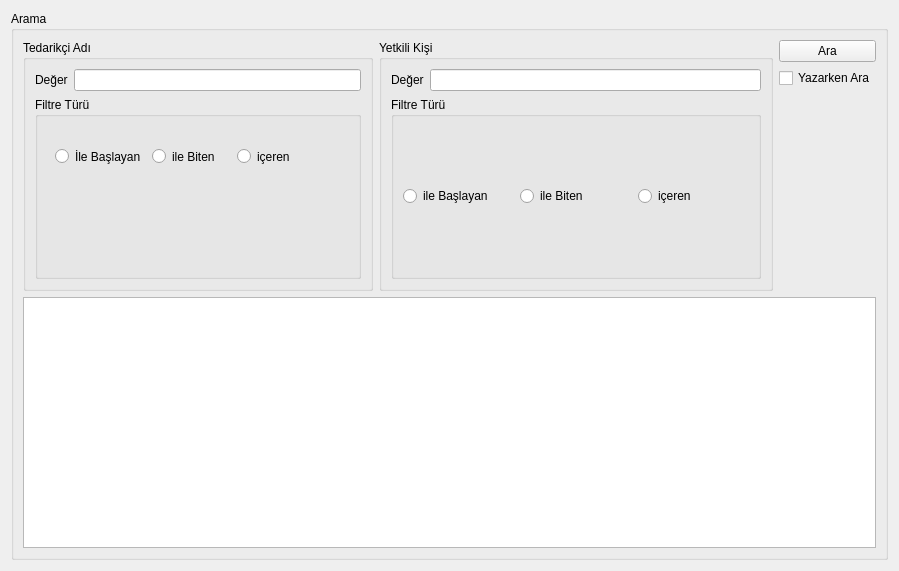
<?xml version="1.0" encoding="UTF-8"?>
<ui version="4.0">
 <class>TMTedarikciListeWidget</class>
 <widget class="QWidget" name="TMTedarikciListeWidget">
  <property name="geometry">
   <rect>
    <x>0</x>
    <y>0</y>
    <width>899</width>
    <height>571</height>
   </rect>
  </property>
  <property name="windowTitle">
   <string>Form</string>
  </property>
  <layout class="QVBoxLayout" name="verticalLayout_2">
   <item>
    <widget class="QGroupBox" name="groupBox">
     <property name="title">
      <string>Arama</string>
     </property>
     <layout class="QVBoxLayout" name="verticalLayout_3">
      <item>
       <layout class="QHBoxLayout" name="horizontalLayout">
        <item>
         <widget class="QGroupBox" name="grpTedarikciAdi">
          <property name="enabled">
           <bool>true</bool>
          </property>
          <property name="maximumSize">
           <size>
            <width>350</width>
            <height>765</height>
           </size>
          </property>
          <property name="title">
           <string>Tedarikçi Adı</string>
          </property>
          <layout class="QVBoxLayout" name="verticalLayout_4">
           <item>
            <layout class="QHBoxLayout" name="horizontalLayout_2">
             <item>
              <widget class="QLabel" name="lblTedarikciAdiDegeri">
               <property name="text">
                <string>Değer</string>
               </property>
              </widget>
             </item>
             <item>
              <widget class="QLineEdit" name="leTedarikciAdiDegeri"/>
             </item>
            </layout>
           </item>
           <item>
            <widget class="QGroupBox" name="grpTedarikciAdiFiltreTuru">
             <property name="title">
              <string>Filtre Türü</string>
             </property>
             <widget class="QWidget" name="">
              <property name="geometry">
               <rect>
                <x>20</x>
                <y>50</y>
                <width>260</width>
                <height>19</height>
               </rect>
              </property>
              <layout class="QHBoxLayout" name="horizontalLayout_4">
               <item>
                <widget class="QRadioButton" name="rbTedarikciAdiileBaslayan">
                 <property name="text">
                  <string>İle Başlayan</string>
                 </property>
                </widget>
               </item>
               <item>
                <widget class="QRadioButton" name="rbTedarikciAdiileBiten">
                 <property name="text">
                  <string>ile Biten</string>
                 </property>
                </widget>
               </item>
               <item>
                <widget class="QRadioButton" name="rbTedarikciAdiiceren">
                 <property name="text">
                  <string>içeren</string>
                 </property>
                </widget>
               </item>
              </layout>
             </widget>
            </widget>
           </item>
          </layout>
         </widget>
        </item>
        <item>
         <widget class="QGroupBox" name="grpYetkiliKisi">
          <property name="title">
           <string>Yetkili Kişi</string>
          </property>
          <layout class="QVBoxLayout" name="verticalLayout_5">
           <item>
            <layout class="QHBoxLayout" name="horizontalLayout_3">
             <item>
              <widget class="QLabel" name="lblYetkiliKisiDegeri">
               <property name="text">
                <string>Değer</string>
               </property>
              </widget>
             </item>
             <item>
              <widget class="QLineEdit" name="leYetkiliKisiDegeri"/>
             </item>
            </layout>
           </item>
           <item>
            <widget class="QGroupBox" name="grpYetkiliKisiFiltreTuru">
             <property name="title">
              <string>Filtre Türü</string>
             </property>
             <layout class="QHBoxLayout" name="horizontalLayout_5">
              <item>
               <widget class="QRadioButton" name="rbYetkiliKisiileBaslayan">
                <property name="text">
                 <string>ile Başlayan</string>
                </property>
               </widget>
              </item>
              <item>
               <widget class="QRadioButton" name="rbYetkiliKisiileBiten">
                <property name="text">
                 <string>ile Biten</string>
                </property>
               </widget>
              </item>
              <item>
               <widget class="QRadioButton" name="rbrbYetkiliKisiiceren">
                <property name="text">
                 <string>içeren</string>
                </property>
               </widget>
              </item>
             </layout>
            </widget>
           </item>
          </layout>
         </widget>
        </item>
        <item>
         <layout class="QVBoxLayout" name="verticalLayout" stretch="1,2,0">
          <item>
           <widget class="QPushButton" name="btnAra">
            <property name="text">
             <string>Ara</string>
            </property>
           </widget>
          </item>
          <item>
           <widget class="QCheckBox" name="chkYazarkenAra">
            <property name="text">
             <string>Yazarken Ara</string>
            </property>
           </widget>
          </item>
          <item>
           <spacer name="verticalSpacer">
            <property name="orientation">
             <enum>Qt::Vertical</enum>
            </property>
            <property name="sizeHint" stdset="0">
             <size>
              <width>20</width>
              <height>40</height>
             </size>
            </property>
           </spacer>
          </item>
         </layout>
        </item>
       </layout>
      </item>
      <item>
       <widget class="QTableWidget" name="tblVeriler"/>
      </item>
     </layout>
    </widget>
   </item>
  </layout>
 </widget>
 <resources/>
 <connections>
  <connection>
   <sender>chkYazarkenAra</sender>
   <signal>clicked(bool)</signal>
   <receiver>btnAra</receiver>
   <slot>setDisabled(bool)</slot>
   <hints>
    <hint type="sourcelabel">
     <x>840</x>
     <y>75</y>
    </hint>
    <hint type="destinationlabel">
     <x>850</x>
     <y>49</y>
    </hint>
   </hints>
  </connection>
 </connections>
</ui>
